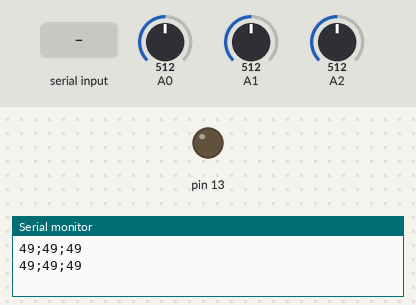
A sketch run on a simulated Arduino Uno, built with avr-gcc and run on an emulated ATmega328P. Shown: output pins drawn as LEDs (lit = HIGH), the last lines printed to the serial monitor. The test bench sets the inputs (shaded band); at power-on: A0 = 512, A1 = 512, A2 = 512.

Above: at 1.8 s.
1.9 s: "1" received over Serial
At 3.2 s:
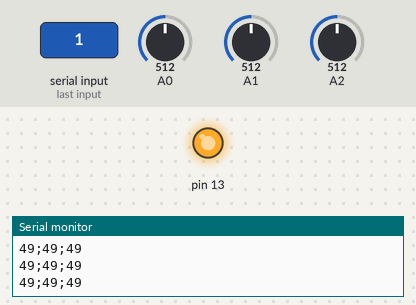
3.5 s: "0" received over Serial
At 4.8 s:
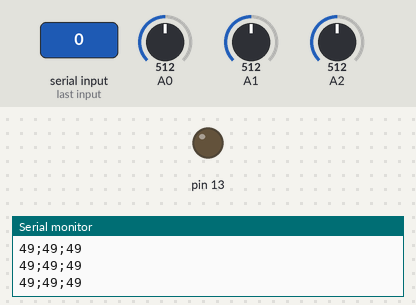
Timing chart, 0 to 6.5 s (numbered marks = the images above; inputs shaded):
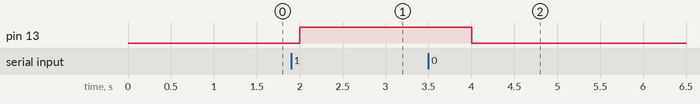

Measured:
- after the input at 1.9 s, pin 13: LOW → HIGH after 0.10 s
- after the input at 3.5 s, pin 13: HIGH → LOW after 0.50 s

The sketch:

umidade-solo.ino
```cpp
int estado = 0; // liga/desliga

int umidade1; // umidade do sensor 1
int umidade2; // umidade do sensor 2
int umidade3; // umidade do sensor 3
void setup()
{
  Serial.begin(9600);
  pinMode(13, OUTPUT);
}
void loop(){
    umidade1 = analogRead(A0);
    umidade2 = analogRead(A1);
    umidade3 = analogRead(A2);

    int porcento1 = map(umidade1, 1023, 0, 0, 100);
    int porcento2 = map(umidade2, 1023, 0, 0, 100);
    int porcento3 = map(umidade3, 1023, 0, 0, 100);


    Serial.print(porcento1);
    Serial.print(";");
    Serial.print(porcento2);
    Serial.print(";");
    Serial.print(porcento3);
    Serial.println();
    delay(1000);

    if(Serial.available()){
      estado = Serial.read();
        if(estado == 49){
          digitalWrite(13, HIGH);
          delay(1000);
        }
        if(estado == 48){
          digitalWrite(13, LOW);
          delay(1000);
        }
  }
}
```
